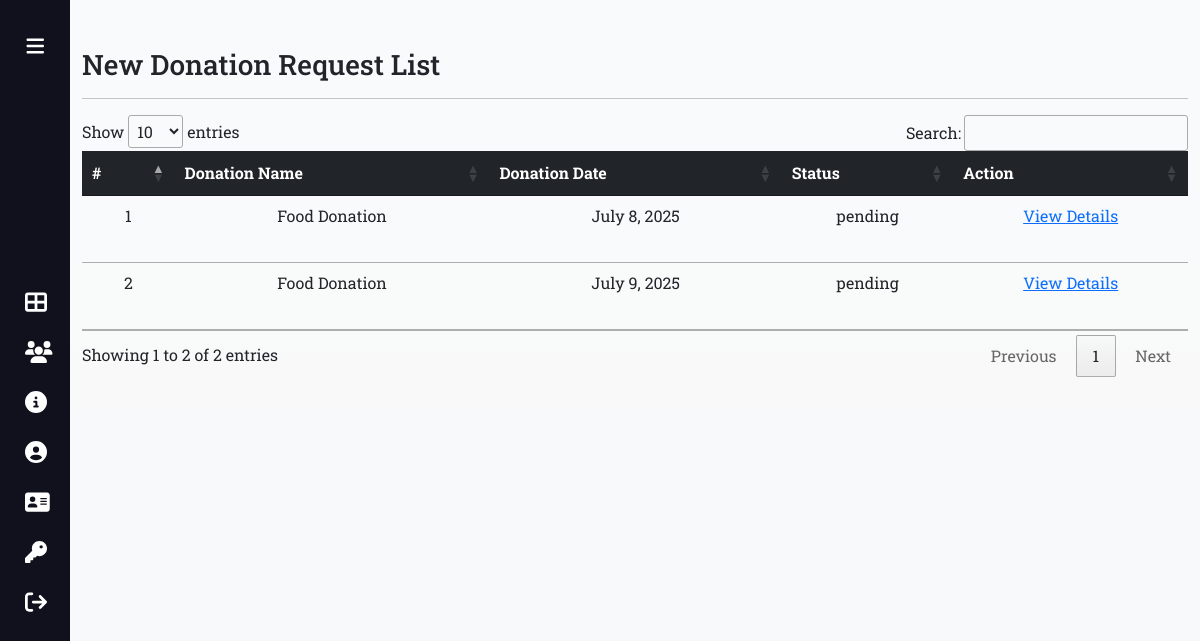
Screenshot of /pending-donation/ (signed in) with the database file from the repository.
### app/models.py (models this page shows, shortened)
class Donation(models.Model):
    donor = models.ForeignKey(Donor, on_delete=models.CASCADE)
    donationname = models.CharField(choices=DONATION_CHOICES,max_length=100, null=True)
    donationpic = models.ImageField(upload_to='donation', null=True, blank=True)
    collectionloc = models.CharField(max_length=300, null=True)
    description = models.CharField(max_length=300, null=True)
    status = models.CharField(max_length=30, null=True)
    donationdate = models.DateField(null=True)
    adminremark = models.CharField(max_length=200, null=True)
    volunteer = models.ForeignKey(Volunteer, on_delete=models.CASCADE, null=True)
    donationarea = models.ForeignKey(DonationArea, on_delete=models.CASCADE, null=True)
    volunteerremark = models.CharField(max_length=200, null=True)
    updatedondate = models.DateField(null=True)

### app/views.py (the view)
# urls.py: path("pending-donation/", views.pending_donation, name="pending_donation"),
def pending_donation(request):
    if not request.user.is_authenticated:
        return redirect('/login-admin')
    donation = Donation.objects.filter(status='pending')
    return render(request, "pending-donation.html", locals())

### app/templates/pending-donation.html
{% extends 'base-db-admin.html' %}
{% load static %}
{% block main %}
<div class="container mt-5 vh-100 table-responsive">
    <h3>New Donation Request List</h3>
    <hr>
    <table id="mytable" class="table data">
        <thead class="table-dark">
            <tr class="text-center">
                <th scope="col">#</th>
                <th scope="col">Donation Name</th>
                <th scope="col">Donation Date</th>
                <th scope="col">Status</th>
                <th scope="col">Action</th>
              </tr>
        </thead>
        <tbody>
            {% for i in donation %}
            <tr class="text-center">
                <td>{{forloop.counter}}</td>
                <td>{{i.donationname}}</td>
                <td>{{i.donationdate}}</td>
                <td>{{i.status}}</td>
                <td><a href="{% url 'view_donationdetail' i.id %}" class="text-primary">View Details</a></td>
            </tr>
{% endfor %}
        </tbody>
    </table>
  </div>
{% endblock main %}

### app/static/css/style-admin.css (style rules this page uses)
* { margin:0; padding:0; box-sizing: border-box; }
body { position: relative; min-height: 100vh; width: 100%; overflow: hidden; }
.table tr td { height: 50px; }

### rows the page displays
Donation: donationname "Food Donation", donationdate "July 8, 2025", status "pending"
Donation: donationname "Food Donation", donationdate "July 9, 2025", status "pending"
